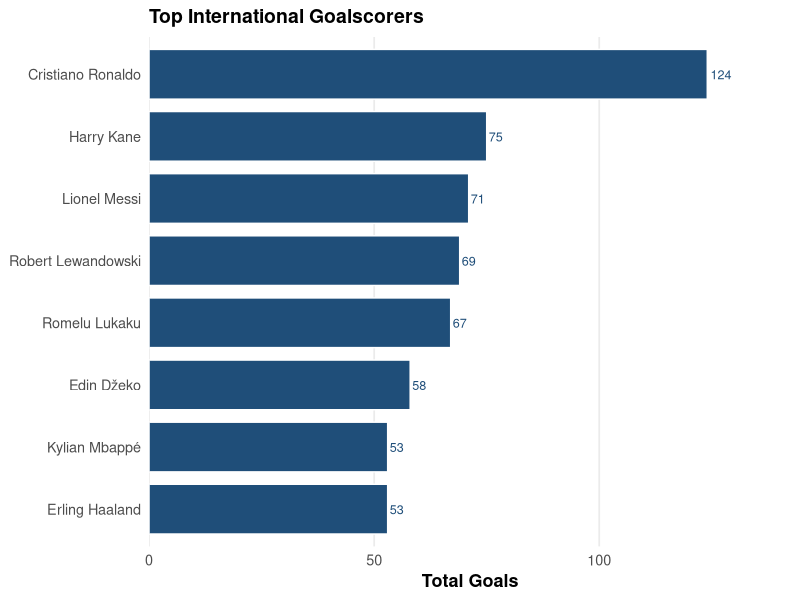
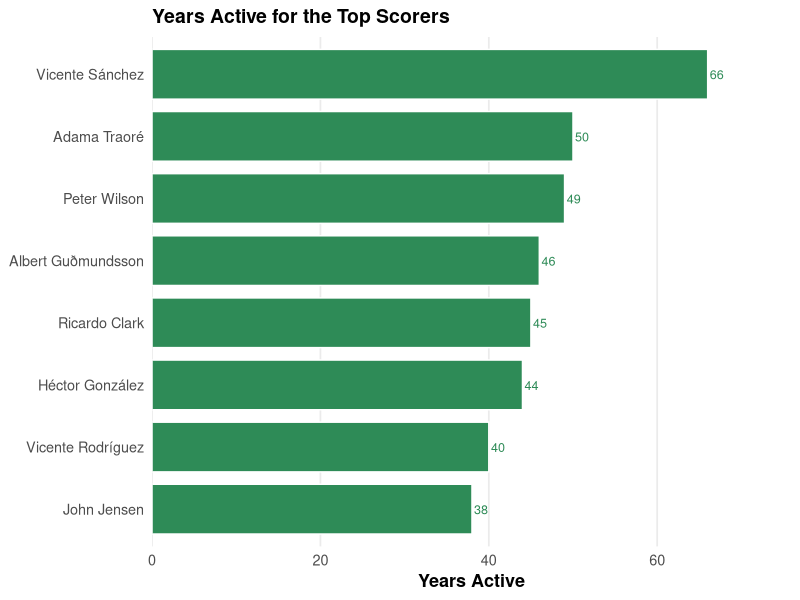
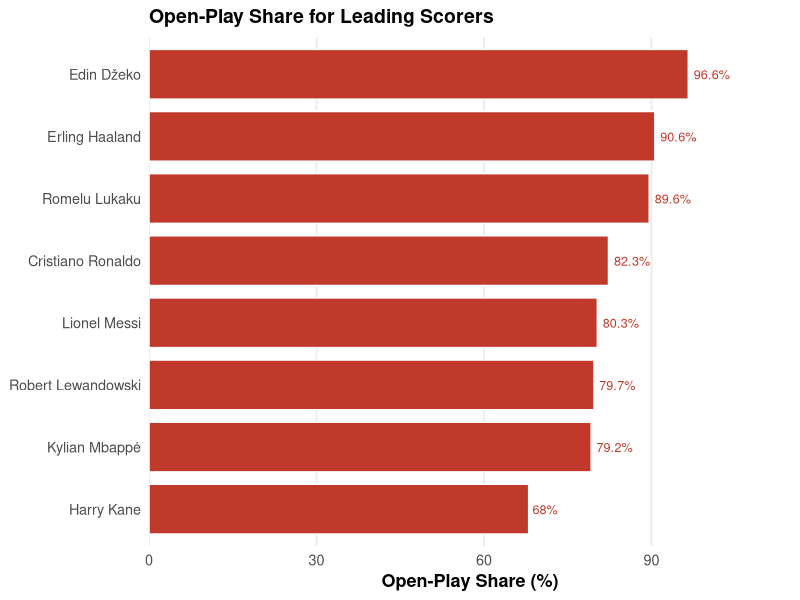

The R source for these figures, in order:
## ---- chunk 1
#| echo: false
#| warning: false
#| message: false
library(dplyr)
library(readr)
library(ggplot2)
library(forcats)

clean_goals <- read_csv("goalscorers_cleaned.csv", show_col_types = FALSE)
## ---- chunk 2
#| echo: false
#| warning: false
#| message: false
ranked_scorers <- clean_goals |>
  filter(!is.na(scorer)) |>
  count(scorer, name = "total_goals", sort = TRUE) |>
  head(8)

ggplot(ranked_scorers, aes(x = fct_reorder(scorer, total_goals), y = total_goals)) +
  geom_col(fill = "#1F4E79", color = "white", width = 0.8) +
  geom_text(aes(label = total_goals), hjust = -0.15, size = 3.2, color = "#1F4E79") +
  coord_flip() +
  theme_minimal(base_size = 13) +
  scale_y_continuous(expand = expansion(mult = c(0, 0.15))) +
  labs(title = "Top International Goalscorers", x = NULL, y = "Total Goals") +
  theme(
    plot.title = element_text(face = "bold", size = 14),
    axis.title = element_text(face = "bold"),
    panel.grid.minor = element_blank(),
    panel.grid.major.y = element_blank()
  )
## ---- chunk 3
#| echo: false
#| warning: false
#| message: false
longevity <- clean_goals |>
  filter(!is.na(scorer), !is.na(year)) |>
  group_by(scorer) |>
  summarise(
    first_year = min(year),
    last_year = max(year),
    years_active = last_year - first_year + 1,
    .groups = "drop"
  ) |>
  arrange(desc(years_active)) |>
  head(8)

ggplot(longevity, aes(x = fct_reorder(scorer, years_active), y = years_active)) +
  geom_col(fill = "#2E8B57", color = "white", width = 0.8) +
  geom_text(aes(label = years_active), hjust = -0.15, size = 3.2, color = "#2E8B57") +
  coord_flip() +
  theme_minimal(base_size = 13) +
  scale_y_continuous(expand = expansion(mult = c(0, 0.15))) +
  labs(title = "Years Active for the Top Scorers", x = NULL, y = "Years Active") +
  theme(
    plot.title = element_text(face = "bold", size = 14),
    axis.title = element_text(face = "bold"),
    panel.grid.minor = element_blank(),
    panel.grid.major.y = element_blank()
  )
## ---- chunk 4
#| echo: false
#| warning: false
#| message: false
top_scorers <- clean_goals |>
  filter(!is.na(scorer)) |>
  count(scorer, name = "total_goals", sort = TRUE) |>
  head(8)

style_summary <- clean_goals |>
  filter(!is.na(scorer), !is.na(goal_type), scorer %in% top_scorers$scorer) |>
  count(scorer, goal_type, name = "goals") |>
  group_by(scorer) |>
  mutate(total_goals = sum(goals)) |>
  ungroup() |>
  filter(goal_type == "Open Play") |>
  mutate(open_play_share = round(100 * goals / total_goals, 1)) |>
  arrange(desc(open_play_share))

ggplot(style_summary, aes(x = fct_reorder(scorer, open_play_share), y = open_play_share)) +
  geom_col(fill = "#C0392B", color = "white", width = 0.8) +
  geom_text(aes(label = paste0(open_play_share, "%")), hjust = -0.15, size = 3.2, color = "#C0392B") +
  coord_flip() +
  theme_minimal(base_size = 13) +
  scale_y_continuous(expand = expansion(mult = c(0, 0.15)), limits = c(0, 100)) +
  labs(title = "Open-Play Share for Leading Scorers", x = NULL, y = "Open-Play Share (%)") +
  theme(
    plot.title = element_text(face = "bold", size = 14),
    axis.title = element_text(face = "bold"),
    panel.grid.minor = element_blank(),
    panel.grid.major.y = element_blank()
  )
